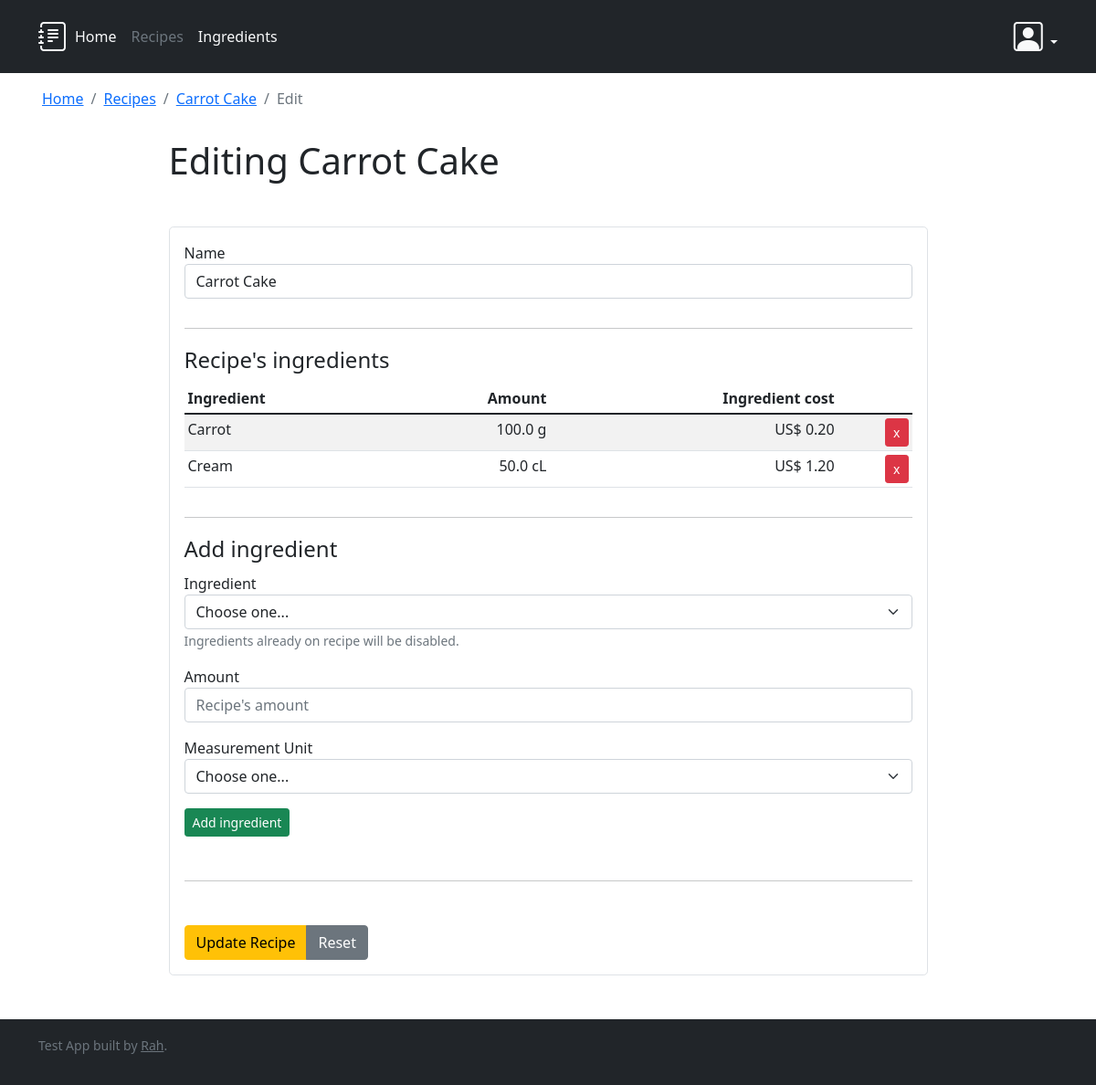
The page /recipes/1/edit (signed in) on the database as committed earlier.
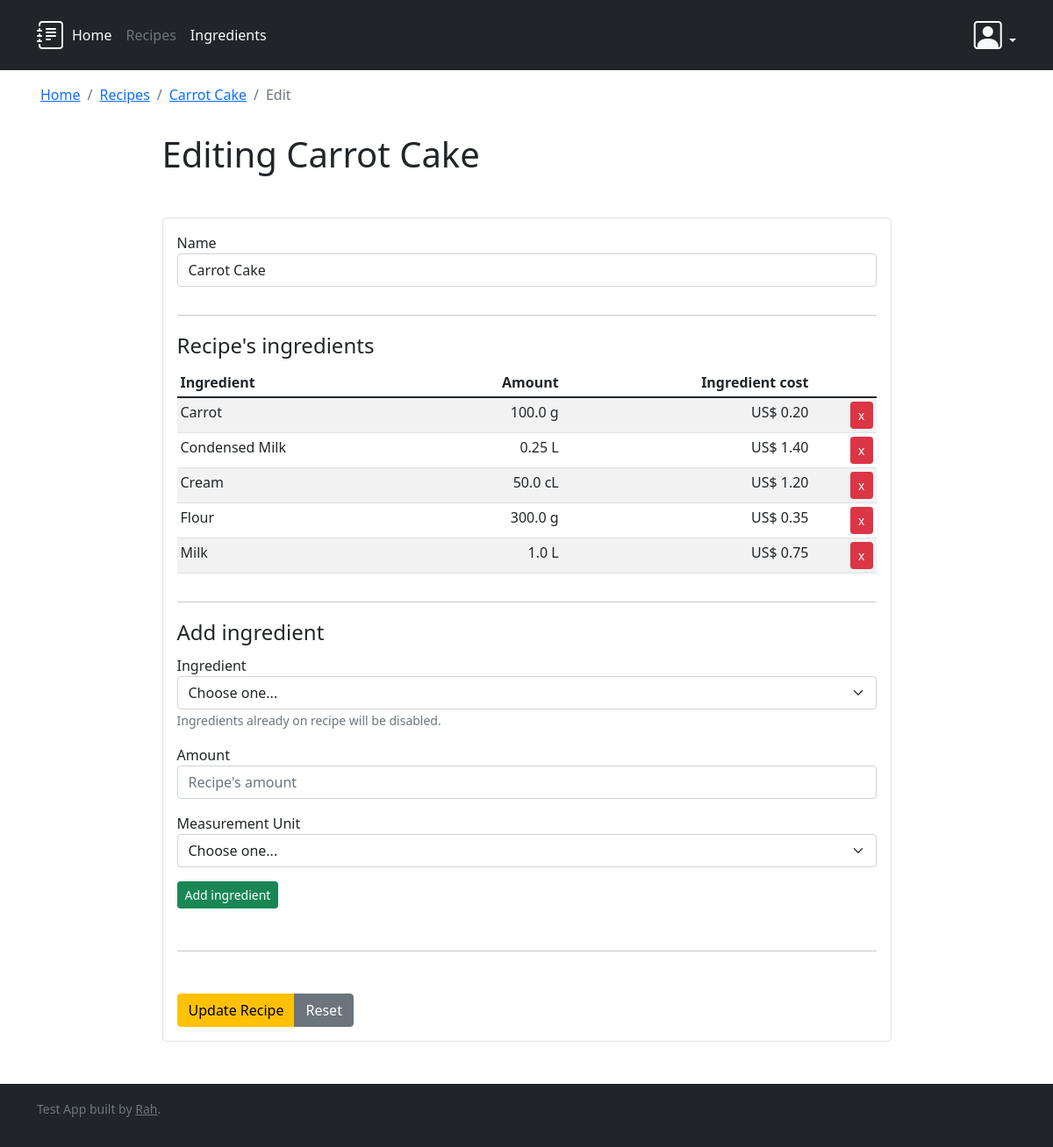
The same page on the database as committed later.
### recipes/models.py (models this page shows)
class RecipeIngredient(models.Model):
    class Meta:
        ordering = ('ingredient',)
        verbose_name = 'Recipe Ingredient'
        verbose_name_plural = 'Recipe Ingredients'
        constraints = [models.UniqueConstraint(fields=['recipe', 'ingredient'], name="recipe_ingredient")]
    recipe = models.ForeignKey(Recipe, on_delete=models.CASCADE, related_name='recipeingredient')
    ingredient = models.ForeignKey(Ingredient, on_delete=models.CASCADE, related_name='recipeingredient')
    amount = models.FloatField()
    measurement_unit = models.CharField(
        max_length=2, choices=MeasurementUnits.choices)
    def cost(self):
        ingredient_unit = self.ingredient.base_measurement_unit
        ingredient_cost = self.ingredient.minimal_cost()
        recipe_unit = self.measurement_unit
        recipe_amount = self.amount
        recipe_measure = value_to_unit(symbol=recipe_unit, value=recipe_amount)
        converted_recipe_measure = convert_unit(
            recipe_measure, symbol_to_unit(symbol=ingredient_unit))
        converted_recipe_amount = converted_recipe_measure.value
        return converted_recipe_amount * ingredient_cost
    def formatted_cost(self) -> str:
        return "{} {:.2f}".format(DEFAULT_CURRENCY['SIGN'], self.cost())

### ingredients/models.py (models this page shows, shortened)
class Ingredient(models.Model):
    class Meta:
        ordering = ('name', 'article_number')
        verbose_name = 'Ingredient'
        verbose_name_plural = 'Ingredients'
    name = models.CharField(verbose_name='Ingredient name', max_length=256)
    article_number = models.CharField(
        verbose_name='Article number', max_length=24)
    base_measurement_unit = models.CharField(
        verbose_name='Measurement Unit', max_length=2, choices=MeasurementUnits.choices)
    base_amount = models.FloatField(verbose_name='Buying Amount', default=0)
    cost_per_base_amount = models.DecimalField(
        verbose_name='Cost per buying amount', max_digits=10, decimal_places=2)
    def minimal_cost(self) -> float:
        return float(self.cost_per_base_amount) / self.base_amount
    @admin.display(description='Cost/amount')
    def formatted_cost(self) -> str:
        return f'{self.cost_per_base_amount} {DEFAULT_CURRENCY["CODE"]} / {self.base_amount} {self.base_measurement_unit}'

### recipes/views.py (the view)
# urls.py: path('<int:pk>/edit', views.edit, name='edit'),
@login_required
def edit(request, pk):
    recipe = get_object_or_404(Recipe, pk=pk)
    all_ingredients = Ingredient.objects.all().order_by('name')
    all_measurement_units = MeasurementUnits.choices
    if request.method == 'POST':
        try:
            name = request.POST['name']
            ingredients = request.POST.getlist('ingredients')
            parsed_ingredients = _parse_ingredients(ingredients)
            recipe.name = name
            recipe.save()
            recipe.ingredients.clear()
            for one_ingredient in parsed_ingredients:
                RecipeIngredient.objects.create(
                    recipe=recipe,
                    ingredient=Ingredient.objects.get(id=one_ingredient['id']),
                    amount=one_ingredient['amount'],
                    measurement_unit=one_ingredient['unit']
                )
            return render(request, 'recipes/edit_form.html', {
                'recipe': recipe,
                'all_ingredients': all_ingredients,
                'all_measurement_units': all_measurement_units,
                'success': 'The recipe was saved successfuly',
            })
        except Exception as e:
            return render(request, 'recipes/edit_form.html', {
                'recipe': recipe,
                'all_ingredients': all_ingredients,
                'all_measurement_units': all_measurement_units,
                'error': str(e),
            })
    else:
        return render(request, 'recipes/edit_form.html', {
            'recipe': recipe,
            'all_ingredients': all_ingredients,
            'all_measurement_units': all_measurement_units,
        })

### common/models.py (called while the page is built)
    @classmethod
    @property
    def symbol(cls) -> str:
        return cls._symbol

    @classmethod
    @property
    def unit_type(cls) -> UnitType:
        return cls._unit_type

    def convert_to(self, target: Type['BaseUnit']):
        if self.unit_type != target.unit_type:
            raise TypeError(
                f'Impossible to convert from {self.unit_type} to {target.unit_type}: Different unit types')
        return target(self.value)._from_base(self._to_base().value)

    def _from_base(self, value) -> BaseUnit:
        return __class__(value)

    def _from_base(self, value) -> BaseUnit:
        return __class__(value * 1000)

    def _to_base(self) -> BaseUnit:
        return Kilogram(self.value / 1000)

    def _from_base(self, value) -> BaseUnit:
        return __class__(value)

    def _to_base(self) -> BaseUnit:
        return __class__(self.value)

    def _from_base(self, value) -> BaseUnit:
        return __class__(value * 100)

    def _to_base(self) -> BaseUnit:
        return Liter(self.value / 100)

### common/services.py (called while the page is built)
def value_to_unit(symbol: str, value=None) -> BaseUnit:
    return symbol_to_unit(symbol)(value)

### recipes/templates/recipes/edit_form.html (shortened to what the changed rows need)
{% extends 'base.html' %}
{% load static %}
{% block content %}
<div class="row justify-content-center">
    <div class="col-12 col-lg-9">
        <h1>Editing {{ recipe.name }}</h1>
        <form method="POST" action="{% url 'recipes:edit' recipe.id %}" class="border rounded-3 p-3">
            <fieldset>
                <table id="current_ingredients" class="table table-sm table-striped table-hover">
                    <thead>
                        <tr>
                            <th>Ingredient</th>
                            <th class="text-end">Amount</th>
                            <th class="text-end">Ingredient cost</th>
                            <th class="text-end">&nbsp;</th>
                        </tr>
                    </thead>
                    <tbody>
                        {% for recipeingredient in recipe.recipeingredient.all %}
                        <tr data-id="{{ recipeingredient.ingredient.id }}">
                            <td>
                                {{ recipeingredient.ingredient.name }}
                            </td>
                            <td class="text-end">{{ recipeingredient.amount }} {{ recipeingredient.measurement_unit }}</td>
                            <td class="text-end">{{ recipeingredient.formatted_cost }}</td>
                            <td class="text-end"><button type="button"
                                    class="js_remove_ingredient btn btn-danger btn-sm">x</button></td>
                        </tr>
                        {% endfor %}
                    </tbody>
                </table>
            </fieldset>
        </form>
    </div>
</div>
{% endblock %}

Rows that differ between the two databases and show on the page:
added RecipeIngredient: ingredient.name "Condensed Milk", amount "0.25", measurement_unit "L", formatted_cost "US$ 1.40"
added RecipeIngredient: ingredient.name "Flour", amount "300.0", measurement_unit "g", formatted_cost "US$ 0.35"
added RecipeIngredient: ingredient.name "Milk", amount "1.0", measurement_unit "L", formatted_cost "US$ 0.75"
